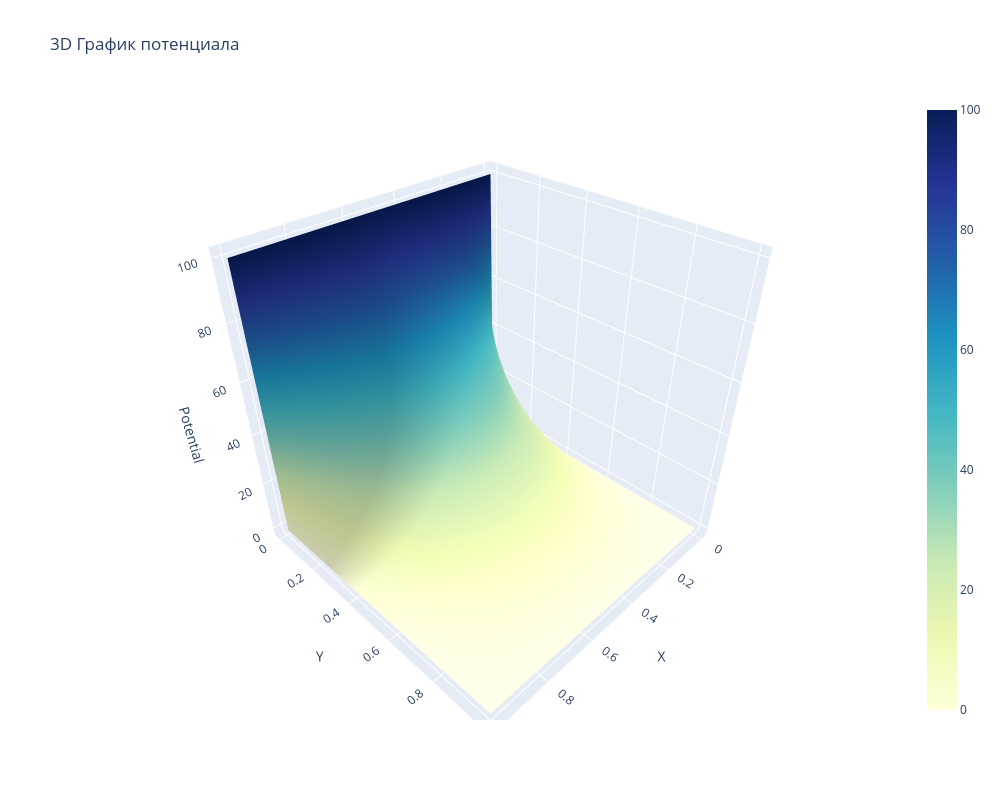

Notebook source saved alongside this figure:
### Code cell
plot_potential(result, nod_number)

### Figure 1 — Plotly figure (JSON) as saved in the notebook; plotly's stock layout.template omitted (floating-point values rounded to 4 significant figures; data arrays with more than 128 entries replaced by an {"elided": "..."} marker saying what was removed)
{"data": [{"colorscale": [[0, "rgb(255,255,217)"], [0.125, "rgb(237,248,177)"], [0.25, "rgb(199,233,180)"], [0.375, "rgb(127,205,187)"], [0.5, "rgb(65,182,196)"], [0.625, "rgb(29,145,192)"], [0.75, "rgb(34,94,168)"], [0.875, "rgb(37,52,148)"], [1, "rgb(8,29,88)"]], "type": "surface", "x": {"elided": "70x70 float values"}, "y": {"elided": "70x70 float values"}, "z": {"elided": "70x70 float values"}}], "layout": {"height": 800, "scene": {"xaxis": {"title": {"text": "X"}}, "yaxis": {"title": {"text": "Y"}}, "zaxis": {"title": {"text": "Potential"}}}, "title": {"text": "3D График потенциала"}, "width": 1000}}
